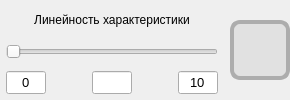
              <widget class="QWidget" name="widget_crossingLimits_linearCharacteristic_3" native="true">
               <layout class="QHBoxLayout" name="horizontalLayout_32">
                <property name="leftMargin">
                 <number>0</number>
                </property>
                <property name="topMargin">
                 <number>0</number>
                </property>
                <property name="rightMargin">
                 <number>0</number>
                </property>
                <property name="bottomMargin">
                 <number>0</number>
                </property>
                <item>
                 <widget class="QWidget" name="widget_crossingLimits_linearCharacteristic_4" native="true">
                  <layout class="QVBoxLayout" name="verticalLayout_45">
                   <property name="spacing">
                    <number>6</number>
                   </property>
                   <property name="leftMargin">
                    <number>6</number>
                   </property>
                   <property name="topMargin">
                    <number>6</number>
                   </property>
                   <property name="rightMargin">
                    <number>6</number>
                   </property>
                   <property name="bottomMargin">
                    <number>6</number>
                   </property>
                   <item>
                    <widget class="QLabel" name="label_crossingLimits_linearCharacteristic_2">
                     <property name="sizePolicy">
                      <sizepolicy hsizetype="Preferred" vsizetype="Preferred">
                       <horstretch>0</horstretch>
                       <verstretch>0</verstretch>
                      </sizepolicy>
                     </property>
                     <property name="text">
                      <string>Линейность характеристики</string>
                     </property>
                     <property name="alignment">
                      <set>Qt::AlignmentFlag::AlignCenter</set>
                     </property>
                    </widget>
                   </item>
                   <item>
                    <widget class="QSlider" name="horizontalSlider_crossingLimits_linearCharacteristic_2">
                     <property name="sizePolicy">
                      <sizepolicy hsizetype="Preferred" vsizetype="Preferred">
                       <horstretch>0</horstretch>
                       <verstretch>0</verstretch>
                      </sizepolicy>
                     </property>
                     <property name="orientation">
                      <enum>Qt::Orientation::Horizontal</enum>
                     </property>
                    </widget>
                   </item>
                   <item>
                    <layout class="QHBoxLayout" name="horizontalLayout_crossingLimits_linearCharacteristic_limits_2">
                     <property name="spacing">
                      <number>6</number>
                     </property>
                     <item>
                      <widget class="QLineEdit" name="lineEdit_crossingLimits_linearCharacteristic_lowerLimit_2">
                       <property name="sizePolicy">
                        <sizepolicy hsizetype="Maximum" vsizetype="Maximum">
                         <horstretch>0</horstretch>
                         <verstretch>0</verstretch>
                        </sizepolicy>
                       </property>
                       <property name="maximumSize">
                        <size>
                         <width>40</width>
                         <height>16777215</height>
                        </size>
                       </property>
                       <property name="font">
                        <font>
                         <family>Segoe UI</family>
                         <pointsize>10</pointsize>
                        </font>
                       </property>
                       <property name="text">
                        <string>0</string>
                       </property>
                       <property name="alignment">
                        <set>Qt::AlignmentFlag::AlignCenter</set>
                       </property>
                      </widget>
                     </item>
                     <item>
                      <spacer name="horizontalSpacer_crossingLimits_linearCharacteristic_2">
                       <property name="orientation">
                        <enum>Qt::Orientation::Horizontal</enum>
                       </property>
                       <property name="sizeHint" stdset="0">
                        <size>
                         <width>40</width>
                         <height>20</height>
                        </size>
                       </property>
                      </spacer>
                     </item>
                     <item>
                      <widget class="QLineEdit" name="lineEdit_crossingLimits_linearCharacteristic_value_2">
                       <property name="maximumSize">
                        <size>
                         <width>40</width>
                         <height>16777215</height>
                        </size>
                       </property>
                       <property name="font">
                        <font>
                         <family>Segoe UI</family>
                         <pointsize>10</pointsize>
                        </font>
                       </property>
                       <property name="alignment">
                        <set>Qt::AlignmentFlag::AlignCenter</set>
                       </property>
                      </widget>
                     </item>
                     <item>
                      <spacer name="horizontalSpacer_10">
                       <property name="orientation">
                        <enum>Qt::Orientation::Horizontal</enum>
                       </property>
                       <property name="sizeHint" stdset="0">
                        <size>
                         <width>40</width>
                         <height>20</height>
                        </size>
                       </property>
                      </spacer>
                     </item>
                     <item>
                      <widget class="QLineEdit" name="lineEdit_crossingLimits_linearCharacteristic_upperLimit_2">
                       <property name="maximumSize">
                        <size>
                         <width>40</width>
                         <height>16777215</height>
                        </size>
                       </property>
                       <property name="font">
                        <font>
                         <family>Segoe UI</family>
                         <pointsize>10</pointsize>
                        </font>
                       </property>
                       <property name="text">
                        <string>10</string>
                       </property>
                       <property name="alignment">
                        <set>Qt::AlignmentFlag::AlignCenter</set>
                       </property>
                      </widget>
                     </item>
                    </layout>
                   </item>
                  </layout>
                 </widget>
                </item>
                <item>
                 <widget class="QWidget" name="widget_crossingLimits_linearCharacteristic_limitStatusIndicator_2" native="true">
                  <property name="minimumSize">
                   <size>
                    <width>60</width>
                    <height>60</height>
                   </size>
                  </property>
                  <property name="maximumSize">
                   <size>
                    <width>60</width>
                    <height>60</height>
                   </size>
                  </property>
                  <property name="styleSheet">
                   <string notr="true">background: #E1E1E1;

Border: 4px solid #ADADAD ;
Border-radius: 10px;

</string>
                  </property>
                 </widget>
                </item>
               </layout>
              </widget>
